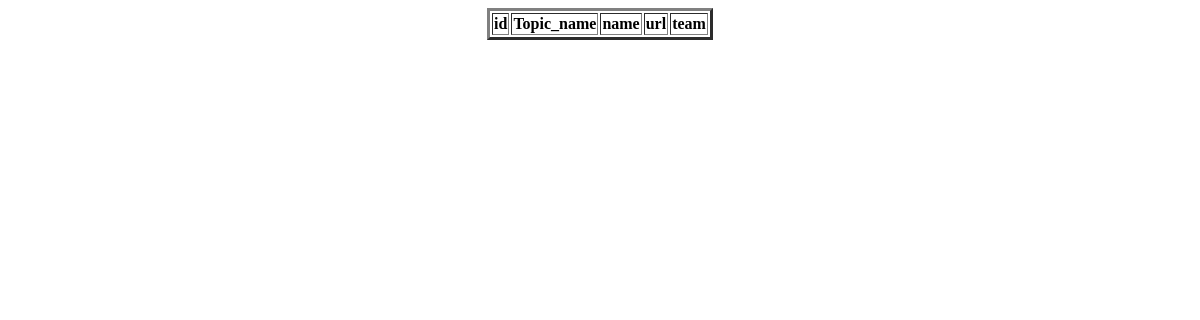
Page /display_webpage/ on the earlier database version.
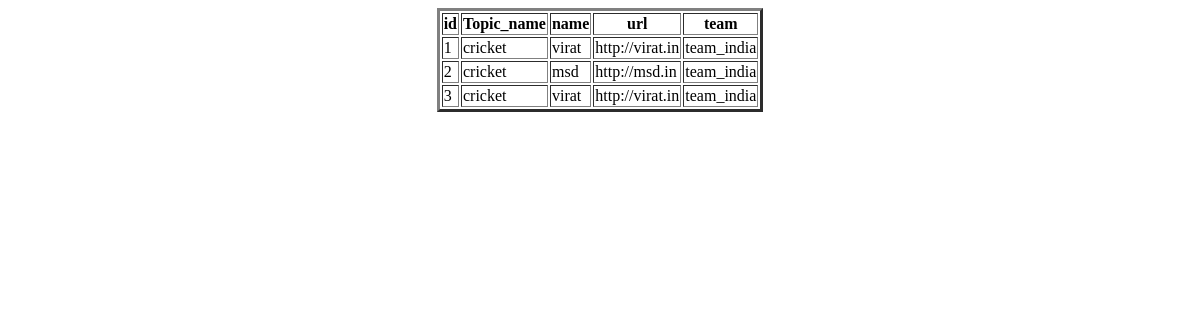
Same page on the later database version.
### table_name/models.py (models this page shows, shortened)
class Webpage(models.Model):
    topic_name=models.ForeignKey(Topic,on_delete=models.CASCADE)
    name=models.CharField(max_length=100)
    url=models.URLField()
    team=models.CharField(max_length=100,default='team_india')

class Topic(models.Model):
    topic_name=models.CharField(max_length=100,primary_key=True)
    email=models.EmailField(default='suma@gmail.com')
    def __str__(self):
        return self.topic_name

### table_name/views.py (the view)
# urls.py: path('display_webpage/',display_webpage,name='display_webpage'),
def display_webpage(request):
    QLWO=Webpage.objects.all()
    d={'QLWO':QLWO}
    return render(request,'display_webpage.html',d)

### templates/display_webpage.html (shortened to what this page needs)
<!DOCTYPE html>
<html lang="en">
<head>
</head>
<body><center>
        <table border="3PX">
            <tr>
                <th>id</th>
                <th>Topic_name</th>
                <th>name</th>
                <th>url</th>
                <th>team</th>
            </tr>
        {% for wo in QLWO %}
        <tr>
            <td>{{wo.id}}</td>
            <td>{{wo.topic_name}}</td>
            <td>{{wo.name}}</td>
            <td>{{wo.url}}</td>
            <td>{{wo.team}}</td>
        </tr>
        {% endfor %}
        </table>
    </center>
</body>
</html>

Differences in the rows shown:
added Webpage: id "1", topic_name "cricket", name "virat", url "http://virat.in", team "team_india"
added Webpage: id "2", topic_name "cricket", name "msd", url "http://msd.in", team "team_india"
added Webpage: id "3", topic_name "cricket", name "virat", url "http://virat.in", team "team_india"
